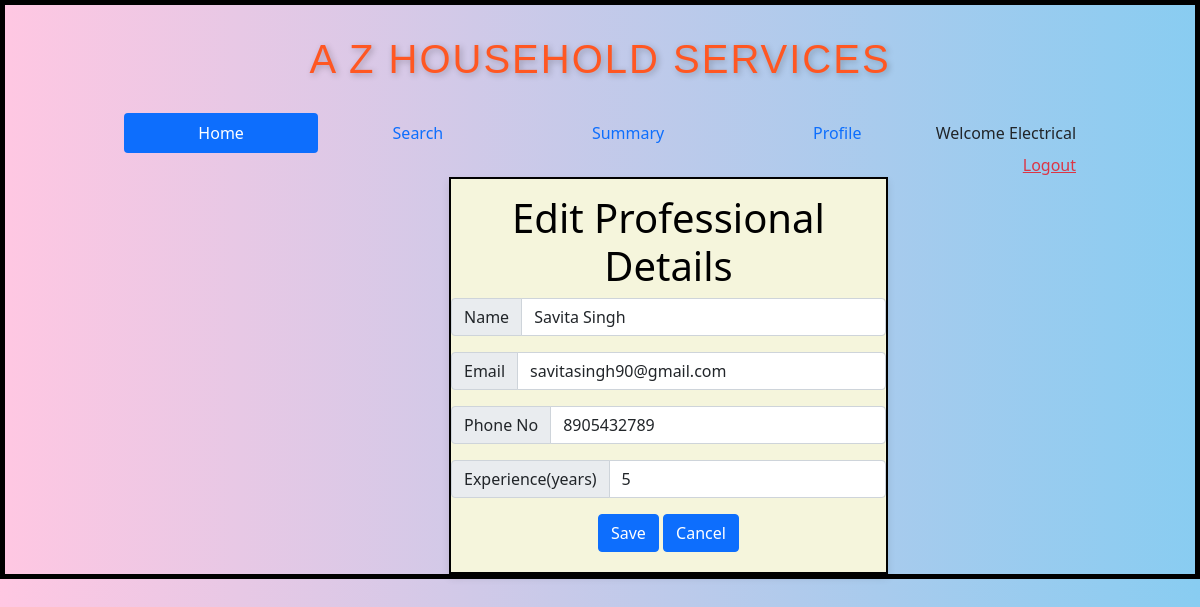
/edit_proffess/1/Electrical, run on the app's committed database.
### backend/models.py (models this page shows)
class ServiceProf(db.Model):
    __tablename__="service_prof"
    id=db.Column(db.Integer,primary_key=True)
    email=db.Column(db.String,unique=True,nullable=False)
    password=db.Column(db.String,nullable=False)
    full_name=db.Column(db.String,nullable=False)
    phone_no=db.Column(db.String,nullable=False)
    experience=db.Column(db.Integer,default=0)
    service_name=db.Column(db.String,nullable=False)
    address=db.Column(db.String,nullable=False)
    pincode=db.Column(db.Integer,nullable=False)
    resume_path = db.Column(db.String, nullable=True)
    status=db.Column(db.String,default="available")
    approv_status=db.Column(db.String,default="pending")
    rating=db.Column(db.Integer,default=0)
    service_requests=db.relationship("ServiceRequest",cascade="all,delete",backref="service_prof",lazy=True)

### backend/controllers.py (the view, shortened to what this page needs)
@app.route("/edit_proffess/<id>/<name>",methods=["GET","POST"])
def edit_p(id,name):
    p=get_p(id)
    return render_template("edit_proff.html",service_prof=p,name=name)

### backend/controllers.py (called while the page is built)
def get_p(id):
    service=ServiceProf.query.filter_by(id=id).first()
    return service

### templates/edit_proff.html
{%extends "admin_layout.html"%}
{%block content%}
            {%if service_prof%}
                <div class="my_container">
                    <form action="/edit_proffess/{{service_prof.id}}/{{name}}" method="POST">
                    <div class="login_panel">
                        <div class="center"><h1>Edit Professional Details</h1>
                        <div class="input-group mb-3">
                            <span class="input-group-text" id="inputGroup-sizing-default">Name</span>
                            <input type="text" class="form-control" name="name" aria-label="Sizing example input" aria-describedby="inputGroup-sizing-default" value="{{service_prof.full_name}}">
                        </div>
                        <div class="input-group mb-3">
                            <span class="input-group-text" id="inputGroup-sizing-default">Email</span>
                            <input type="text" class="form-control" name="email" aria-label="Sizing example input" aria-describedby="inputGroup-sizing-default" value="{{service_prof.email}}">
                        </div>
                        <div class="input-group mb-3">
                            <span class="input-group-text" id="inputGroup-sizing-default">Phone No</span>
                            <input type="text" class="form-control" name="phone" aria-label="Sizing example input" aria-describedby="inputGroup-sizing-default" value="{{service_prof.phone_no}}">
                        </div>
                        <div class="input-group mb-3">
                            <span class="input-group-text" id="inputGroup-sizing-default">Experience(years)</span>
                            <input type="number" class="form-control" name="exp" aria-label="Sizing example input" aria-describedby="inputGroup-sizing-default" value="{{service_prof.experience}}">
                        </div>
                        <div class="center">
                            <button type="submit" class="btn btn-primary">Save</button>
                            <a href="/admin/{{name}}" button type="submit" class="btn btn-primary">Cancel</button></a>
                        </div>
                    </div>
                </form>
            {%endif%}
{%endblock%}

### static/styles/main.css (style rules this page uses)
* { margin-top: 0px; }
.my_container { margin-left:325px; }
body { background: linear-gradient(to right, hsl(331, 100%, 89%), hsl(201, 79%, 74%)); margin: 0; padding: 0; font-family: 'Poppins', sans-serif; }
.login_panel { border:2px solid black;; width: 70%; height: auto; background-color: beige; box-shadow: 0px 4px 8px rgba(0, 0, 0, 0.1); padding-bottom: 20px; }
.center { margin-top:15px; text-align:center; color: black; }

### data on the page
ServiceProf: name "Savita Singh", email "savitasingh90@gmail.com", phone "8905432789", exp "5"

### other printed values
{{ name }} "Electrical"
